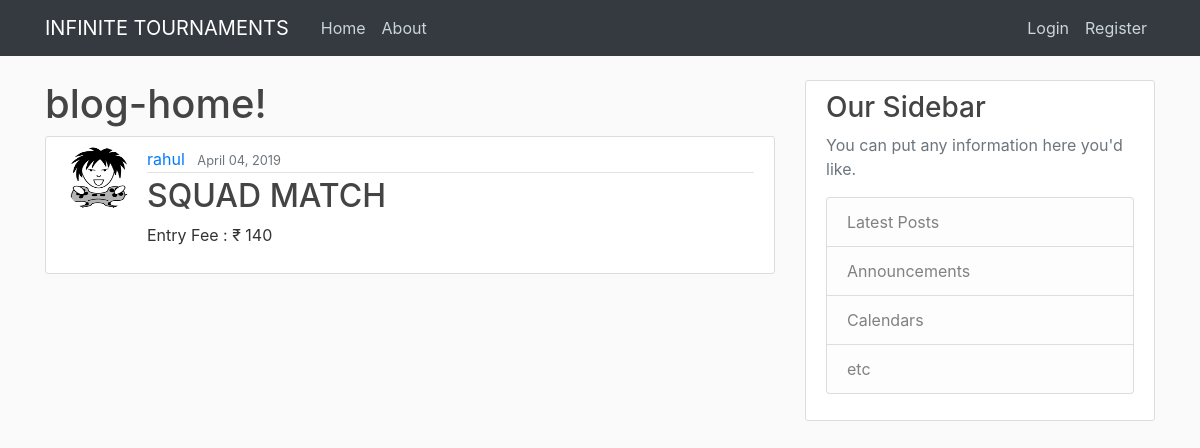
The page / on the database its author committed.
### blog/models.py (models this page shows, shortened)
class Post(models.Model):
    MY_CHOICES = (
    ('SOLO', 'SOLO'),
    ('DUO', 'DUO'),
    ('SQUAD','SQUAD')
)
    author = models.ForeignKey(User,on_delete=models.CASCADE)
    title = models.CharField(max_length=100)
    match_date = models.DateTimeField(default=timezone.now)
    match_type=models.CharField(max_length=10,choices=MY_CHOICES,default='SOLO')
    description = models.TextField()
    date_posted = models.DateTimeField(default=timezone.now)
    num_seats = models.IntegerField(null=True)
    entry_fee = models.IntegerField(null=False,default=0)
    prize=  models.IntegerField(null=False,default=0)
    per_kill = models.CharField(max_length=10,default=0)
    room_details = models.CharField(max_length=60,default='Room id :--')

### users/models.py (models this page shows, shortened)
class User(AbstractUser):
    is_organizer = models.BooleanField(default=False)
    def __str__(self):
        return(self.username )

class Profile(models.Model):
    user = models.OneToOneField(User, on_delete=models.CASCADE)
    profile_image = models.ImageField(default='default.png',upload_to='profile_pics',blank=True)

### blog/views.py (the view)
# urls.py: path('',PostListView.as_view(), name='blog-home'),
class PostListView(ListView):
    model = Post
    template_name = 'blog/home.html'         # default template format <app>/<model>_<viewtype>.html
    context_object_name='posts'
    ordering = ['-match_date']

### blog/templates/blog/home.html
{%extends "blog/base.html"%}
{%block content%}
<h1> blog-home!</h1>
{%for post in posts%}
      <article class="media content-section">
        <img class="rounded-circle article-img" src="{{post.author.profile.profile_image.url}}">
        <div class="media-body">
          <div class="article-metadata">
            <a class="mr-2" href="#">{{ post.author }}</a>
            <small class="text-muted">{{ post.date_posted|date:"F d, Y" }}</small>
          </div>
          <h2><a class="article-title" href="{% url 'post-detail' post.id %}">{{ post.title }}</a></h2>
          <p class="article-content">Entry Fee : ₹ {{ post.entry_fee }} </p>
        </div>
      </article>
{%endfor%}
{%endblock%}

### blog/static/blog/main.css (style rules this page uses)
body { background: #fafafa; color: #333333; margin-top: 5rem; }
h1, h2, h3, h4, h5, h6 { color: #444444; }
.content-section { background: #ffffff; padding: 10px 20px; border: 1px solid #dddddd; border-radius: 3px; margin-bottom: 20px; }
.article-title { color: #444444; }
.article-content { white-space: pre-line; }
.article-img { height: 65px; width: 65px; margin-right: 16px; }
.article-metadata { padding-bottom: 1px; margin-bottom: 4px; border-bottom: 1px solid #e3e3e3 }

### rows shown on the page
Post: author.profile.profile_image (placeholder picture), author "rahul", date_posted "April 04, 2019", title "SQUAD MATCH", entry_fee "140"
